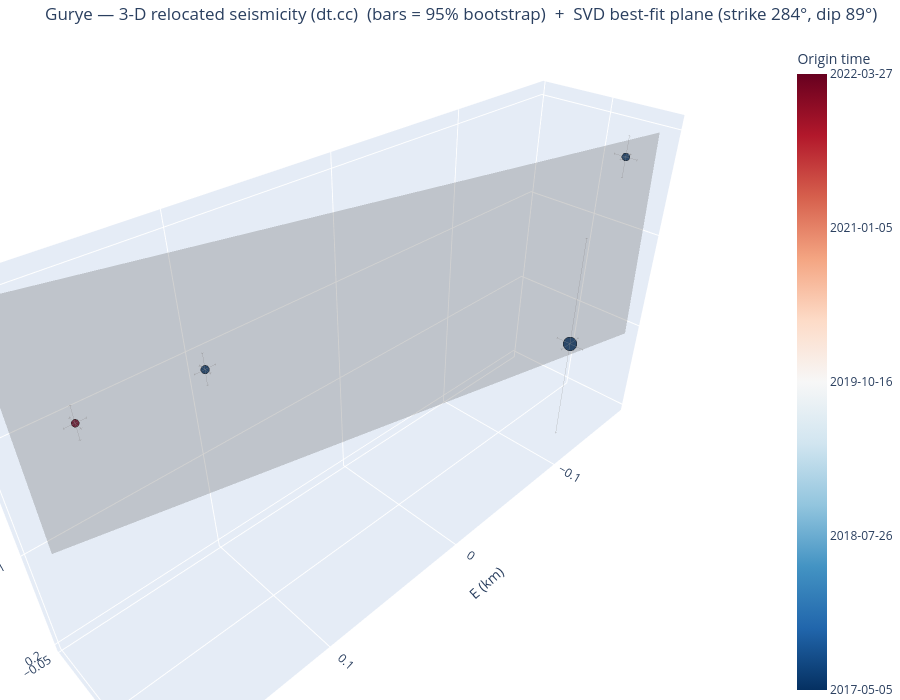

The notebook cell saved with this chart:
### Markdown cell above
## 5. Seismicity in 3-D (interactive)

`plot_3d_plane` returns an **interactive plotly** 3-D view of the dt.cc hypocentres (relative E–N–depth km,
coloured by origin time, sized by magnitude) with the SVD best-fit fault plane overlaid as a translucent
patch — rotate/zoom to judge planarity and dip. (Interactivity is live in a running notebook; committed
notebooks are output-stripped, and a static export needs the optional `kaleido` package.)

### Code cell
fig3d = viz.plot_3d_plane(cfg, VELMODEL, frame_from=FRAME_FROM, mech_select=MECH_SELECT)
try:                                  # optional static export (needs kaleido); harmless if absent
    fig3d.write_image(f"/tmp/{CLUSTER}_3d.png", scale=2)
except Exception as _e:
    print("(static export skipped — install kaleido for a PNG; the figure is interactive in a live notebook)")
fig3d                                 # <- interactive in JupyterLab: drag to rotate, scroll to zoom

### Figure 1 — Plotly figure (JSON) as saved in the notebook; plotly's stock layout.template omitted (floating-point values rounded to 4 significant figures)
{"data": [{"error_x": {"array": [0.009154, 0.005826, 0.005451, 0.005301], "color": "rgba(80,80,80,0.5)", "thickness": 0.8, "type": "data", "width": 2}, "error_y": {"array": [0.009678, 0.004427, 0.007175, 0.005176], "color": "rgba(80,80,80,0.5)", "thickness": 0.8, "type": "data", "width": 2}, "error_z": {"array": [0.1098, 0.01403, 0.01818, 0.0144], "color": "rgba(80,80,80,0.5)", "thickness": 0.8, "type": "data", "width": 2}, "marker": {"color": [17290.0, 17290.0, 17290.0, 19080.0], "colorbar": {"ticktext": ["2017-05-05", "2018-07-26", "2019-10-16", "2021-01-05", "2022-03-27"], "tickvals": [17290.0, 17740.0, 18190.0, 18630.0, 19080.0], "title": {"text": "Origin time"}}, "colorscale": [[0, "rgb(5,48,97)"], [0.1, "rgb(33,102,172)"], [0.2, "rgb(67,147,195)"], [0.3, "rgb(146,197,222)"], [0.4, "rgb(209,229,240)"], [0.5, "rgb(247,247,247)"], [0.6, "rgb(253,219,199)"], [0.7, "rgb(244,165,130)"], [0.8, "rgb(214,96,77)"], [0.9, "rgb(178,24,43)"], [1, "rgb(103,0,31)"]], "line": {"color": "black", "width": 0.5}, "opacity": 0.95, "size": [16.0, 10.0, 9.2, 9.2]}, "mode": "markers", "name": "Hypocentres", "text": ["200000  M3.0", "200001  M1.5", "200002  M1.3", "200003  M1.3"], "type": "scatter3d", "x": [-0.1214, 0.1019, -0.1468, 0.1662], "y": [0.0325, -0.0318, 0.0345, -0.0352], "z": [0.08862, -0.000175, -0.08528, -0.003175]}, {"color": "gray", "hoverinfo": "name", "i": [0, 0], "j": [1, 3], "k": [3, 2], "name": "SVD best-fit plane 284/89", "opacity": 0.3, "showscale": false, "type": "mesh3d", "x": [-0.1708, -0.1719, 0.1904, 0.1894], "y": [0.04412, 0.03967, -0.04412, -0.04857], "z": [0.1026, -0.09917, 0.1026, -0.09917]}], "layout": {"height": 700, "margin": {"b": 0, "l": 0, "r": 0, "t": 40}, "scene": {"aspectmode": "data", "xaxis": {"title": {"text": "E (km)"}}, "yaxis": {"title": {"text": "N (km)"}}, "zaxis": {"autorange": "reversed", "title": {"text": "Depth (km)"}}}, "title": {"text": "Gurye — 3-D relocated seismicity (dt.cc)  (bars = 95% bootstrap)  +  SVD best-fit plane (strike 284°, dip 89°)"}}}
